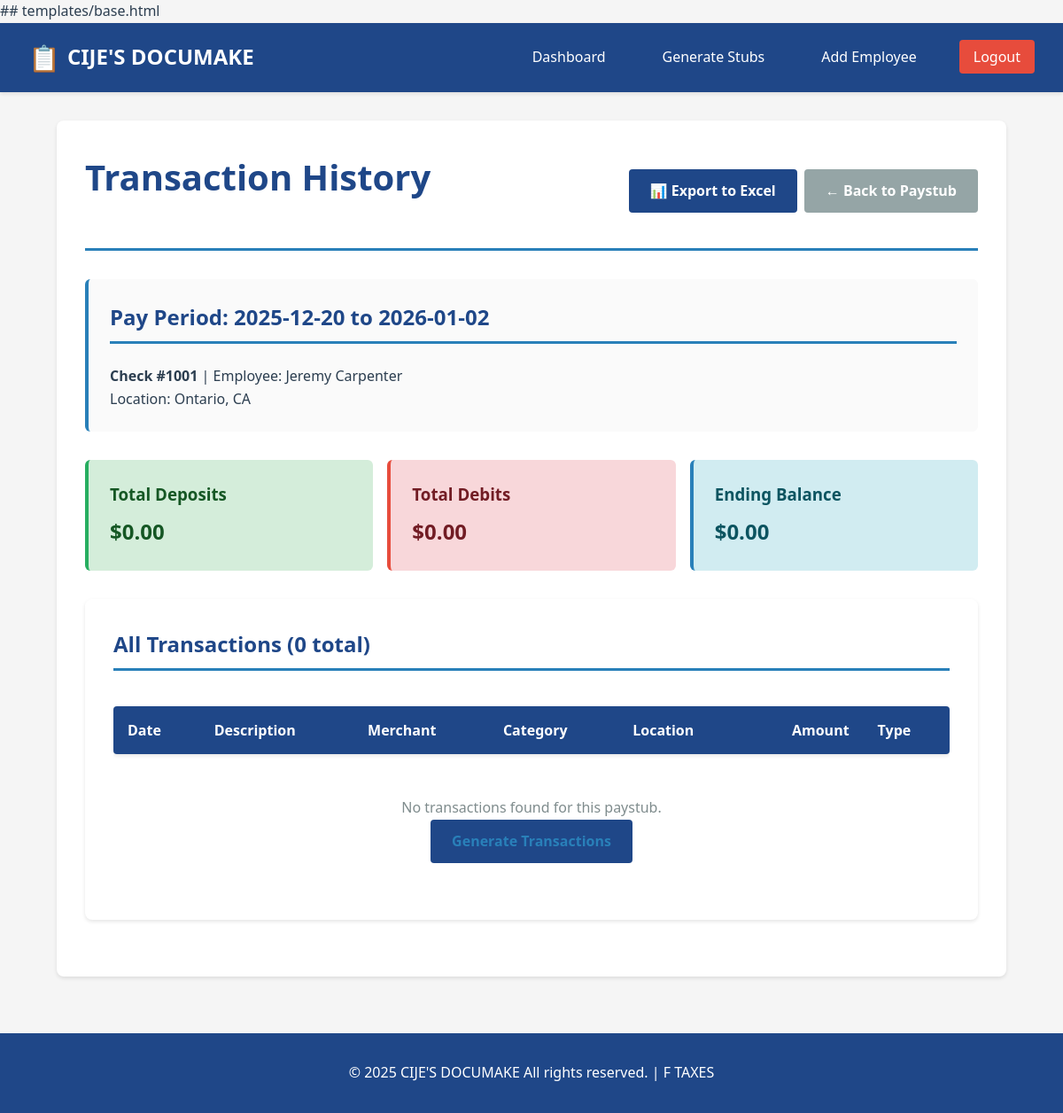
Screenshot of /transactions/27 (signed in) with the database file from the repository.
### tables this page shows
CREATE TABLE paystubs (
        id INTEGER PRIMARY KEY AUTOINCREMENT,
        employee_id INTEGER NOT NULL,
        user_id INTEGER NOT NULL,
        check_number INTEGER NOT NULL,
        period_start DATE NOT NULL,
        period_end DATE NOT NULL,
        hours_worked REAL DEFAULT 80,
        gross_pay REAL NOT NULL,
        federal_tax REAL NOT NULL,
        state_tax REAL NOT NULL,
        social_security REAL NOT NULL,
        medicare REAL NOT NULL,
        other_deductions REAL DEFAULT 0,
        net_pay REAL NOT NULL,
        ytd_gross REAL NOT NULL,
        ytd_federal REAL NOT NULL,
        ytd_state REAL NOT NULL,
        ytd_fica REAL NOT NULL,
        ytd_net REAL NOT NULL,
        pdf_blob BLOB,
        edited INTEGER DEFAULT 0,
        created_at TIMESTAMP DEFAULT CURRENT_TIMESTAMP,
        FOREIGN KEY(employee_id) REFERENCES employees(id) ON DELETE CASCADE,
        FOREIGN KEY(user_id) REFERENCES users(id) ON DELETE CASCADE
    );

CREATE TABLE employees (
        id INTEGER PRIMARY KEY AUTOINCREMENT,
        user_id INTEGER NOT NULL,
        company_id INTEGER NOT NULL,
        name TEXT NOT NULL,
        ssn TEXT,
        street TEXT,
        city TEXT,
        state TEXT,
        zip TEXT,
        pay_rate REAL NOT NULL,
        is_hourly INTEGER DEFAULT 1,
        pay_frequency TEXT DEFAULT 'biweekly',
        created_at TIMESTAMP DEFAULT CURRENT_TIMESTAMP,
        FOREIGN KEY(user_id) REFERENCES users(id) ON DELETE CASCADE,
        FOREIGN KEY(company_id) REFERENCES companies(id) ON DELETE CASCADE
    );

### app.py (the view)
@app.route('/transactions/<int:stub_id>')
@login_required
def view_transactions(stub_id):
    conn = sqlite3.connect('paystub.db')
    c = conn.cursor()
    c.execute("""
        SELECT p.id, p.check_number, p.period_start, p.period_end, p.net_pay,
               e.name, e.city, e.state
        FROM paystubs p
        JOIN employees e ON p.employee_id = e.id
        WHERE p.id=? AND p.user_id=?
    """, (stub_id, current_user.id))
    paystub_info = c.fetchone()
    if not paystub_info:
        flash('Paystub not found', 'error')
        return redirect(url_for('profile'))
    c.execute("""
        SELECT id, transaction_date, description, merchant, category,
               amount, transaction_type, location_city, location_state
        FROM transactions
        WHERE paystub_id=? AND user_id=?
        ORDER BY transaction_date, id
    """, (stub_id, current_user.id))
    transactions = c.fetchall()
    total_deposits = sum(t[5] for t in transactions if t[6] == 'deposit')
    total_debits = sum(t[5] for t in transactions if t[6] == 'debit')
    balance = total_deposits - total_debits
    category_totals = {}
    for trans in transactions:
        if trans[6] == 'debit':  # Only count debits
            cat = trans[4]  # category
            if cat not in category_totals:
                category_totals[cat] = 0
            category_totals[cat] += trans[5]
    conn.close()
    return render_template('transactions.html',
                         paystub_info=paystub_info,
                         transactions=transactions,
                         total_deposits=total_deposits,
                         total_debits=total_debits,
                         balance=balance,
                         category_totals=category_totals)

### app.py (called while the page is built)
@login_manager.user_loader
def load_user(user_id):
    conn = sqlite3.connect('paystub.db')
    c = conn.cursor()
    c.execute("SELECT id, email FROM users WHERE id=?", (user_id,))
    row = c.fetchone()
    conn.close()
    return User(row[0], row[1]) if row else None

### templates/transactions.html (shortened to what this page needs)
{% extends "base.html" %}
{% block content %}
<div class="container">
    <div class="form-container">
        <div class="paystub-header">
            <h1 class="page-title">Transaction History</h1>
            <div class="paystub-actions">
                <a href="{{ url_for('export_transactions_excel', stub_id=paystub_info[0]) }}" class="btn btn-primary">
                    📊 Export to Excel
                </a>
                <a href="{{ url_for('view_stub', stub_id=paystub_info[0]) }}" class="btn btn-secondary">
                    ← Back to Paystub
                </a>
            </div>
        </div>
        <div class="dashboard-section" style="margin-bottom: 2rem;">
            <h2 class="section-title">Pay Period: {{ paystub_info[2] }} to {{ paystub_info[3] }}</h2>
            <p><strong>Check #{{ paystub_info[1] }}</strong> | Employee: {{ paystub_info[5] }}</p>
            <p>Location: {{ paystub_info[6] }}, {{ paystub_info[7] }}</p>
        </div>
        <div style="display: grid; grid-template-columns: repeat(auto-fit, minmax(200px, 1fr)); gap: 1rem; margin-bottom: 2rem;">
            <div class="dashboard-section" style="background: #d4edda; border-left: 4px solid #27ae60;">
                <h3 style="margin-bottom: 0.5rem; color: #155724;">Total Deposits</h3>
                <p style="font-size: 1.5rem; font-weight: bold; color: #155724; margin: 0;">
                    ${{ "%.2f"|format(total_deposits) }}
                </p>
            </div>
            <div class="dashboard-section" style="background: #f8d7da; border-left: 4px solid #e74c3c;">
                <h3 style="margin-bottom: 0.5rem; color: #721c24;">Total Debits</h3>
                <p style="font-size: 1.5rem; font-weight: bold; color: #721c24; margin: 0;">
                    ${{ "%.2f"|format(total_debits) }}
                </p>
            </div>
            <div class="dashboard-section" style="background: #d1ecf1; border-left: 4px solid #2980b9;">
                <h3 style="margin-bottom: 0.5rem; color: #0c5460;">Ending Balance</h3>
                <p style="font-size: 1.5rem; font-weight: bold; color: #0c5460; margin: 0;">
                    ${{ "%.2f"|format(balance) }}
                </p>
            </div>
        </div>
        <div class="form-container">
            <h2 class="section-title">All Transactions ({{ transactions|length }} total)</h2>
            <div style="overflow-x: auto;">
                <table class="data-table">
                    <thead>
                        <tr>
                            <th>Date</th>
                            <th>Description</th>
                            <th>Merchant</th>
                            <th>Category</th>
                            <th>Location</th>
                            <th style="text-align: right;">Amount</th>
                            <th>Type</th>
                        </tr>
                    </thead>
                </table>
            </div>
            {% if transactions|length == 0 %}
            <div class="empty-state">
                <p>No transactions found for this paystub.</p>
                <a href="{{ url_for('generate_transactions_route', stub_id=paystub_info[0]) }}" class="btn btn-primary">
                    Generate Transactions
                </a>
            </div>
            {% endif %}
        </div>
    </div>
</div>
{% endblock %}

### static/style.css (style rules this page uses)
* { margin: 0; padding: 0; box-sizing: border-box; }
:root { --primary-color: #1f4788; --secondary-color: #2980b9; --success-color: #27ae60; --danger-color: #e74c3c; --warning-color: #f39c12; --light-bg: #ecf0f1; --dark-text: #2c3e50; --border-color: #bdc3c7; --shadow: 0 2px 4px rgba(0,0,0,0.1); --transition: all 0.3s ease; }
body { font-family: 'Segoe UI', Tahoma, Geneva, Verdana, sans-serif; background-color: #f5f5f5; color: var(--dark-text); line-height: 1.6; }
.container { max-width: 1200px; margin: 2rem auto; padding: 0 2rem; min-height: calc(100vh - 200px); }
.page-title { font-size: 2.5rem; margin-bottom: 2rem; color: var(--primary-color); text-align: center; }
.section-title { font-size: 1.5rem; margin-bottom: 1.5rem; color: var(--primary-color); border-bottom: 3px solid var(--secondary-color); padding-bottom: 0.5rem; }
.form-container { background: white; padding: 2rem; border-radius: 8px; box-shadow: var(--shadow); margin-bottom: 2rem; }
.btn { display: inline-flex; align-items: center; gap: 0.5rem; padding: 0.75rem 1.5rem; border: none; border-radius: 4px; font-size: 1rem; cursor: pointer; transition: var(--transition); text-decoration: none; font-weight: 600; }
.btn-primary { background-color: var(--primary-color); color: white; }
.btn-secondary { background-color: #95a5a6; color: white; }
.data-table, .paystub-table { width: 100%; border-collapse: collapse; margin: 1rem 0; background: white; border-radius: 4px; overflow: hidden; box-shadow: var(--shadow); }
.data-table thead, .paystub-table thead { background-color: var(--primary-color); color: white; }
.data-table th, .paystub-table th { padding: 1rem; text-align: left; font-weight: 600; }
.dashboard-section { background: #fafafa; padding: 1.5rem; border-radius: 6px; border-left: 4px solid var(--secondary-color); }
.paystub-header { display: flex; justify-content: space-between; align-items: center; margin-bottom: 2rem; border-bottom: 3px solid var(--secondary-color); padding-bottom: 1rem; }
.paystub-header h1 { color: var(--primary-color); }
.paystub-actions { display: flex; gap: 0.5rem; }
.empty-state { text-align: center; padding: 2rem; color: #7f8c8d; }
.empty-state a { color: var(--secondary-color); font-weight: 600; }

### rows the page displays
paystubs: period_start "2025-12-20", period_end "2026-01-02", check_number "1001"
employees: name "Jeremy Carpenter", city "Ontario", state "CA"

### other values shown
{{ "%.2f"|format(total_deposits) }} "0.00"
{{ "%.2f"|format(total_debits) }} "0.00"
{{ "%.2f"|format(balance) }} "0.00"
{{ transactions|length }} "0"
